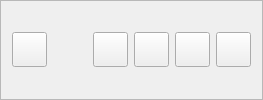
         <widget class="QFrame" name="arriba2">
          <property name="frameShape">
           <enum>QFrame::StyledPanel</enum>
          </property>
          <property name="frameShadow">
           <enum>QFrame::Raised</enum>
          </property>
          <layout class="QHBoxLayout" name="horizontalLayout_2">
           <item>
            <widget class="QPushButton" name="regresarbtn">
             <property name="minimumSize">
              <size>
               <width>35</width>
               <height>35</height>
              </size>
             </property>
             <property name="maximumSize">
              <size>
               <width>35</width>
               <height>35</height>
              </size>
             </property>
             <property name="text">
              <string/>
             </property>
             <property name="icon">
              <iconset>
               <normaloff>iconos/home.png</normaloff>iconos/home.png</iconset>
             </property>
             <property name="iconSize">
              <size>
               <width>25</width>
               <height>25</height>
              </size>
             </property>
            </widget>
           </item>
           <item>
            <spacer name="horizontalSpacer_2">
             <property name="orientation">
              <enum>Qt::Horizontal</enum>
             </property>
             <property name="sizeHint" stdset="0">
              <size>
               <width>40</width>
               <height>20</height>
              </size>
             </property>
            </spacer>
           </item>
           <item>
            <widget class="QPushButton" name="minimizarbtn2">
             <property name="minimumSize">
              <size>
               <width>35</width>
               <height>35</height>
              </size>
             </property>
             <property name="maximumSize">
              <size>
               <width>35</width>
               <height>35</height>
              </size>
             </property>
             <property name="text">
              <string/>
             </property>
             <property name="icon">
              <iconset>
               <normaloff>iconos/remove.png</normaloff>iconos/remove.png</iconset>
             </property>
             <property name="iconSize">
              <size>
               <width>25</width>
               <height>25</height>
              </size>
             </property>
            </widget>
           </item>
           <item>
            <widget class="QPushButton" name="comprimirbtn2">
             <property name="minimumSize">
              <size>
               <width>35</width>
               <height>35</height>
              </size>
             </property>
             <property name="maximumSize">
              <size>
               <width>35</width>
               <height>35</height>
              </size>
             </property>
             <property name="text">
              <string/>
             </property>
             <property name="icon">
              <iconset>
               <normaloff>iconos/fullscreen_exit.png</normaloff>iconos/fullscreen_exit.png</iconset>
             </property>
             <property name="iconSize">
              <size>
               <width>25</width>
               <height>25</height>
              </size>
             </property>
            </widget>
           </item>
           <item>
            <widget class="QPushButton" name="expandirbtn2">
             <property name="minimumSize">
              <size>
               <width>35</width>
               <height>35</height>
              </size>
             </property>
             <property name="maximumSize">
              <size>
               <width>35</width>
               <height>35</height>
              </size>
             </property>
             <property name="text">
              <string/>
             </property>
             <property name="icon">
              <iconset>
               <normaloff>iconos/fullscreen.png</normaloff>iconos/fullscreen.png</iconset>
             </property>
             <property name="iconSize">
              <size>
               <width>25</width>
               <height>25</height>
              </size>
             </property>
            </widget>
           </item>
           <item>
            <widget class="QPushButton" name="cerrarbtn2">
             <property name="minimumSize">
              <size>
               <width>35</width>
               <height>35</height>
              </size>
             </property>
             <property name="maximumSize">
              <size>
               <width>35</width>
               <height>35</height>
              </size>
             </property>
             <property name="text">
              <string/>
             </property>
             <property name="icon">
              <iconset>
               <normaloff>iconos/close.png</normaloff>iconos/close.png</iconset>
             </property>
             <property name="iconSize">
              <size>
               <width>25</width>
               <height>25</height>
              </size>
             </property>
            </widget>
           </item>
          </layout>
         </widget>
